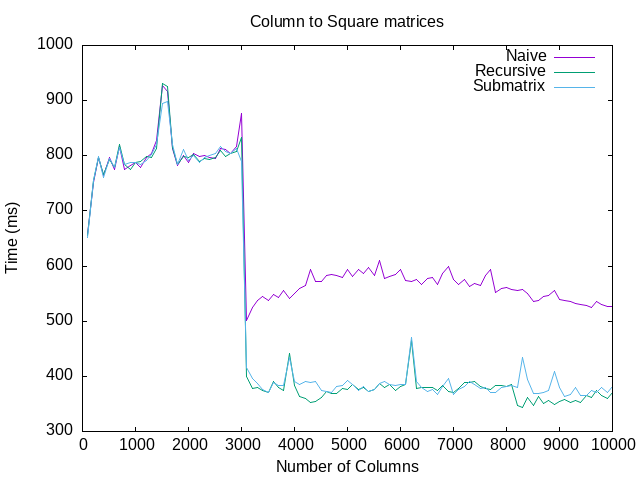

Source code (gnuplot):
set datafile separator ","

set title "Column to Square matrices"
set xlabel "Number of Columns"
set ylabel "Time (ms)"

set terminal png
set output "column_to_square.png"

plot "data/column_to_square_1.txt" using 1:2 with lines title "Naive", \
     "data/column_to_square_2.txt" using 1:2 with lines title "Recursive", \
     "data/column_to_square_3.txt" using 1:2 with lines title "Submatrix"